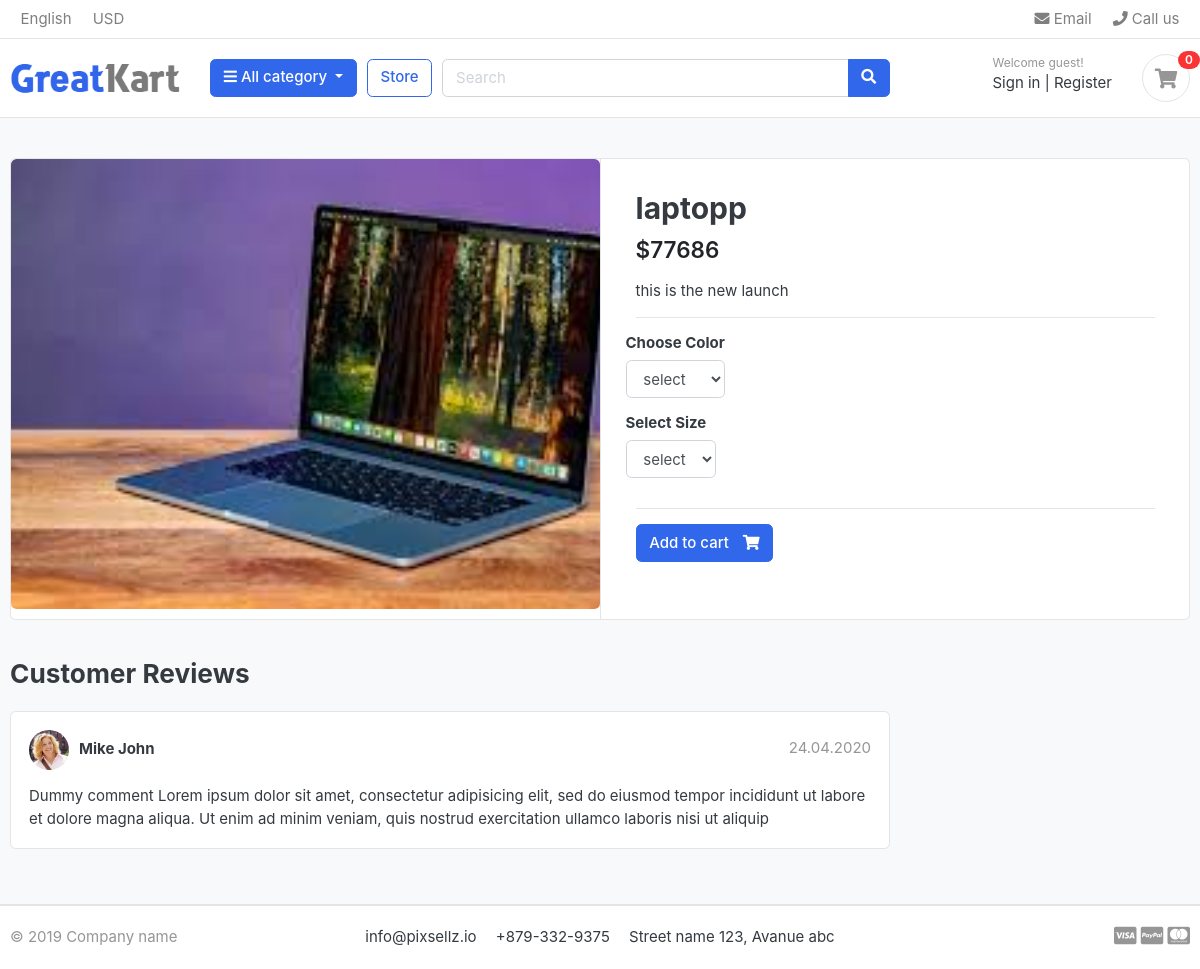
Page /store/category/laptop/laptpp/ on the committed database.
### store/models.py (models this page shows, shortened)
class Product(models.Model):
    product_name=models.CharField(max_length=200,unique=True)
    slug=models.SlugField(max_length=255,unique=True)
    description=models.TextField(max_length=500,blank=True)
    price=models.IntegerField()
    image=models.ImageField(upload_to='products')
    stock=models.IntegerField()
    is_available=models.BooleanField(default=True)
    category=models.ForeignKey(Category,on_delete=models.CASCADE)
    created_date=models.DateTimeField(auto_now_add=True)
    modified_date=models.DateTimeField(auto_now_add=True)

### store/views.py (the view)
# urls.py: path('category/<slug:category_slug>/<slug:product_slug>/', views.product_detail, name='product_detail'),
def product_detail(request,category_slug,product_slug):
    try:
        single_product=Product.objects.get(category__slug=category_slug,slug=product_slug)
        in_cart=CartItem.objects.filter(cart__cart_id=_cart_id(request),product=single_product).exists
    except Exception as e:
        raise e
    context={
        'single_product':single_product,
        'in_cart':in_cart,
    }
    return render(request,'product_detail.html',context)

### carts/context_processor.py (called while the page is built)
def counter(request):
    cart_count=0
    if 'admin' in request.path:
        return{}
    else:
        try:
            cart=Cart.objects.filter(cart_id=_cart_id(request))
            cart_items=CartItem.objects.all().filter(cart=cart[:1])
            for cart_item in cart_items:
                cart_count+=cart_item.quantity
        except Cart.DoesNotExist:
            cart_count=0
    return dict(cart_count=cart_count)

### carts/views.py (called while the page is built)
def _cart_id(request):  # _private function
    cart = request.session.session_key
    if not cart:
        cart = request.session.create()
    return cart

### category/context_processor.py (called while the page is built)
def menu_links(request):
    links=Category.objects.all()
    return dict(links=links)

### category/models.py (called while the page is built)
    def get_url(self):
        return reverse('products_by_category',args=[self.slug])

### store/models.py (called while the page is built)
    def colors(self):
        return super(VariationManager,self).filter(variation_category='color',is_active=True)

    def sizes(self):
        return super(VariationManager,self).filter(variation_category='size',is_active=True)

### store/templates/product_detail.html (shortened to what this page needs)
{% extends 'base.html'%}
{% load static %}
{% block content %}
<section class="section-content padding-y bg">
<div class="container">
<div class="card">
	<div class="row no-gutters">
		<aside class="col-md-6">
<article class="gallery-wrap">
	<div class="img-big-wrap">
	   <a href="#"><img src="{{single_product.image.url}}"></a>
	</div>
</article>
		</aside>
		<main class="col-md-6 border-left">
			<form action="{% url 'add_cart' single_product.id %}" method="POST">
<article class="content-body">
<h2 class="title">{{single_product.product_name}}</h2>
<div class="mb-3">
	<var class="price h4">${{single_product.price}}</var>
</div>
<p>{{single_product.description}}</p>
<hr>
	<div class="row">
		<div class="item-option-select">
			<h6>Choose Color</h6>
			<select name="color" class="form-control"  required>
				<option value="" disabled selected>select</option>
			</select>
		</div>
	</div>
	<div class="row">
		<div class="item-option-select">
			<h6>Select Size</h6>
			<select name="size" class="form-control" >
				<option value="" disabled selected>select</option>
			</select>
		</div>
	</div>
	<hr>
    {% if single_product.stock <= 0 %}
    <h5 class='text-danger'>Out of stock </h5>
	{% else %}
        <button type="submit" class="btn  btn-primary"> <span class="text">Add to cart</span> <i class="fas fa-shopping-cart"></i>  </button>
    {% endif %}
</article>
</form>
		</main>
	</div>
</div>
<br>
<div class="row">
			<div class="col-md-9">
	<header class="section-heading">
		<h3>Customer Reviews </h3>
	</header>
	<article class="box mb-3">
		<div class="icontext w-100">
			<img src="{% static './images/avatars/avatar1.jpg'%}" class="img-xs icon rounded-circle">
			<div class="text">
				<span class="date text-muted float-md-right">24.04.2020 </span>
				<h6 class="mb-1">Mike John </h6>
			</div>
		</div>
		<div class="mt-3">
			<p>
				Dummy comment Lorem ipsum dolor sit amet, consectetur adipisicing elit, sed do eiusmod
				tempor incididunt ut labore et dolore magna aliqua. Ut enim ad minim veniam,
				quis nostrud exercitation ullamco laboris nisi ut aliquip
			</p>
		</div>
	</article>
	</div>
</div>
</div>
</section>
{% endblock %}

### store/static/css/ui.css (style rules this page uses)
html { font-family: "Inter", sans-serif; font-size: 15px; }
.content-body { flex: 1 1 auto; padding: 2rem 2.3rem; }
.img-xs, .img-sm, .img-md, .img-lg { -o-object-fit: cover; object-fit: cover; flex-shrink: 0; flex-grow: 0; }
.img-xs { width: 40px; height: 40px; }
.padding-y { padding-top: 40px; padding-bottom: 40px; }
var { font-style: normal; }
article:after, .form-group:after { display: block; clear: both; content: ""; }
.bg { background-color: #f8f9fa; }
.section-heading { margin-bottom: 20px; margin-top: 15px; }
p:last-child { margin-bottom: 0; }
.btn .text + i { margin-left: 10px; }
.icontext { display: inline-flex; align-items: center; vertical-align: middle; }
.icontext .text { width: 100%; line-height: 1.2; }
.icontext .icon { position: relative; margin-right: 10px; flex-shrink: 0; flex-grow: 0; }
.price { font-weight: 600; color: #212529; }
.box { padding: 18px; background: #fff; border-radius: 0.37rem; border: 1px solid #e4e4e4; }
.box img { max-width: 100%; }
.gallery-wrap .img-big-wrap { margin-bottom: 10px; border-radius: 0.37rem; overflow: hidden; background-color: #fff; }
.gallery-wrap .img-big-wrap a { text-align: center; display: block; }
.gallery-wrap .img-big-wrap img { height: 450px; width: auto; display: inline-block; }
.item-option-select { margin-bottom: 1rem; display: inline-block; margin-right: 15px; }

### rows in the picture
Product: image (picture), product_name "laptopp", price "77686", description "this is the new launch"

### other values in the picture
{{ cart_count }} "0"
